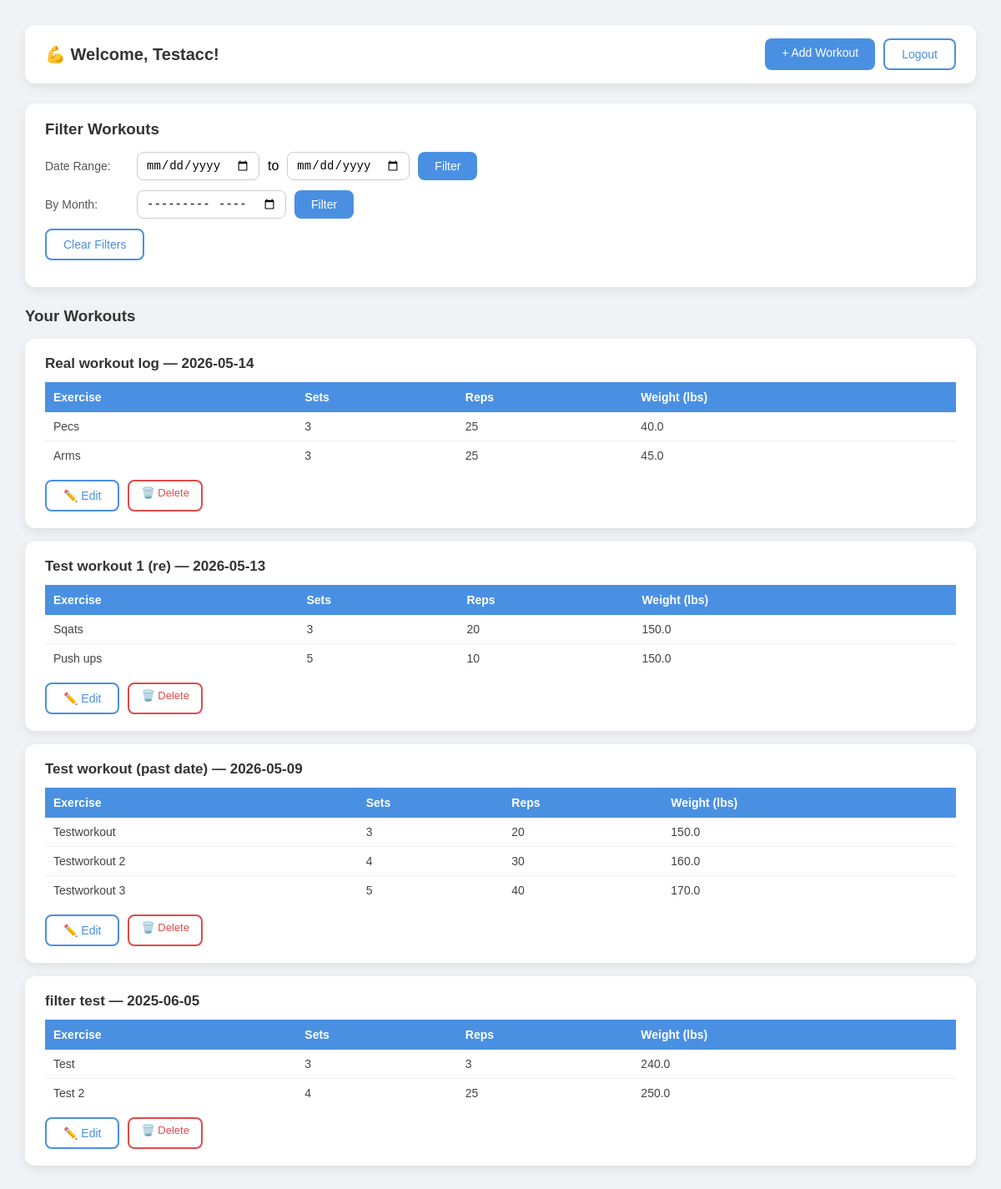
The app's page /dashboard (signed in) with its own data.
### models.py (models this page shows)
class User(UserMixin, db.Model):
    id = db.Column(db.Integer, primary_key=True)
    username = db.Column(db.String(100), unique=True, nullable=False)
    password = db.Column(db.String(200), nullable=False)
    workouts = db.relationship('Workout', backref='user', lazy=True)

class Workout(db.Model):
    id = db.Column(db.Integer, primary_key=True)
    name = db.Column(db.String(100), nullable=False)  # example "Leg Day" lol
    date = db.Column(db.String(50), nullable=False)
    user_id = db.Column(db.Integer, db.ForeignKey('user.id'), nullable=False)
    exercises = db.relationship('Exercise', backref='workout', lazy=True)

class Exercise(db.Model):
    id = db.Column(db.Integer, primary_key=True)
    name = db.Column(db.String(100), nullable=False)  # example. "squats"
    sets = db.Column(db.Integer, nullable=False)
    reps = db.Column(db.Integer, nullable=False)
    weight = db.Column(db.Float, nullable=True)       # field should be optional.
    workout_id = db.Column(db.Integer, db.ForeignKey('workout.id'), nullable=False)

### app.py (the view)
@app.route("/dashboard")
@login_required
def dashboard():
    workouts = Workout.query.filter_by(user_id=current_user.id)
    start_date = request.args.get("start_date")
    end_date = request.args.get("end_date")
    month = request.args.get("month")
    if start_date and end_date:
        workouts = workouts.filter(Workout.date >= start_date, Workout.date <= end_date)
    elif month:
        workouts = workouts.filter(Workout.date.like(f"{month}%"))
    workouts = workouts.order_by(Workout.date.desc()).all()
    return render_template("dashboard.html", workouts=workouts, today=date.today())

### app.py (called while the page is built)
@login_manager.user_loader
def load_user(user_id):
    return User.query.get(int(user_id))

### templates/dashboard.html (shortened to what this page needs)
<!DOCTYPE html>
<html>
<head>
    <link rel="stylesheet" href="{{ url_for('static', filename='styles.css') }}">
</head>
<body>
    <div class="top-bar">
        <h2>💪 Welcome, {{ current_user.username }}!</h2>
        <div class="top-bar-buttons">
            <a href="{{ url_for('add_workout') }}" class="btn-primary">+ Add Workout</a>
            <a href="{{ url_for('logout') }}" class="btn-secondary">Logout</a>
        </div>
    </div>
    <div class="filter-card">
        <h3>Filter Workouts</h3>
        <form method="GET" action="{{ url_for('dashboard') }}">
            <div class="filter-row">
                <label>Date Range:</label>
                <input type="date" name="start_date"> to
                <input type="date" name="end_date">
                <button type="submit" class="btn-primary">Filter</button>
            </div>
            <div class="filter-row">
                <label>By Month:</label>
                <input type="month" name="month">
                <button type="submit" class="btn-primary">Filter</button>
            </div>
            <div class="filter-row">
                <a href="{{ url_for('dashboard') }}" class="btn-secondary">Clear Filters</a>
            </div>
        </form>
    </div>
    <h3 style="color: #333; margin-bottom: 16px;">Your Workouts</h3>
    {% if workouts %}
        {% for workout in workouts %}
            <div class="workout-card">
                <h4>{{ workout.name }} — {{ workout.date }}</h4>
                <table>
                    <tr>
                        <th>Exercise</th>
                        <th>Sets</th>
                        <th>Reps</th>
                        <th>Weight (lbs)</th>
                    </tr>
                    {% for ex in workout.exercises %}
                    <tr>
                        <td>{{ ex.name }}</td>
                        <td>{{ ex.sets }}</td>
                        <td>{{ ex.reps }}</td>
                        <td>{{ ex.weight if ex.weight else '—' }}</td>
                    </tr>
                    {% endfor %}
                </table>
                <div class="card-actions">
                    <a href="{{ url_for('edit_workout', workout_id=workout.id) }}" class="btn-secondary">✏️ Edit</a>
                    <a href="{{ url_for('delete_workout', workout_id=workout.id) }}" class="btn-danger" onclick="return confirm('Are you sure you want to delete this workout? This cannot be undone!')">🗑️ Delete</a>
                </div>
            </div>
        {% endfor %}
    {% else %}
        <p class="no-workouts">No workouts yet. You should totally add one!</p>
    {% endif %}
</body>
</html>

### templates/dashboard.html (style rules this page uses)
* { margin: 0; padding: 0; box-sizing: border-box; }
body { font-family: Arial, sans-serif; background-color: #f0f2f5; padding: 30px; }
.top-bar { display: flex; justify-content: space-between; align-items: center; background-color: white; padding: 16px 24px; border-radius: 12px; box-shadow: 0 4px 12px rgba(0,0,0,0.08); margin-bottom: 24px; }
.top-bar h2 { color: #333; font-size: 20px; }
.top-bar-buttons { display: flex; gap: 10px; }
.btn-primary { padding: 9px 20px; background-color: #4a90e2; color: white; border: none; border-radius: 8px; font-size: 14px; cursor: pointer; text-decoration: none; }
.btn-secondary { padding: 9px 20px; background-color: white; color: #4a90e2; border: 2px solid #4a90e2; border-radius: 8px; font-size: 14px; cursor: pointer; text-decoration: none; }
.btn-danger { padding: 6px 14px; background-color: white; color: #e24a4a; border: 2px solid #e24a4a; border-radius: 8px; font-size: 13px; cursor: pointer; text-decoration: none; }
.filter-card { background-color: white; padding: 20px 24px; border-radius: 12px; box-shadow: 0 4px 12px rgba(0,0,0,0.08); margin-bottom: 24px; }
.filter-card h3 { color: #333; margin-bottom: 16px; }
.filter-row { display: flex; align-items: center; gap: 10px; margin-bottom: 12px; flex-wrap: wrap; }
.filter-row label { font-size: 14px; color: #555; min-width: 100px; }
input[type="date"], input[type="month"] { padding: 7px 10px; border: 1px solid #ccc; border-radius: 8px; font-size: 14px; }
.workout-card { background-color: white; padding: 20px 24px; border-radius: 12px; box-shadow: 0 4px 12px rgba(0,0,0,0.08); margin-bottom: 16px; }
.workout-card h4 { color: #333; font-size: 17px; margin-bottom: 12px; }
table { width: 100%; border-collapse: collapse; margin-bottom: 12px; }
th { background-color: #4a90e2; color: white; padding: 10px; text-align: left; font-size: 14px; }
td { padding: 9px 10px; border-bottom: 1px solid #eee; font-size: 14px; color: #444; }
tr:last-child td { border-bottom: none; }
.card-actions { display: flex; gap: 10px; margin-top: 12px; }
a { text-decoration: none; }

### records on screen
User: username "Testacc"
Workout: name "Real workout log", date "2026-05-14"
Exercise: name "Pecs", sets "3", reps "25", weight "40.0"
Exercise: name "Arms", sets "3", reps "25", weight "45.0"
Workout: name "Test workout 1 (re)", date "2026-05-13"
Exercise: name "Sqats", sets "3", reps "20", weight "150.0"
Exercise: name "Push ups", sets "5", reps "10", weight "150.0"
Workout: name "Test workout (past date)", date "2026-05-09"
Exercise: name "Testworkout", sets "3", reps "20", weight "150.0"
Exercise: name "Testworkout 2", sets "4", reps "30", weight "160.0"
Exercise: name "Testworkout 3", sets "5", reps "40", weight "170.0"
Workout: name "filter test", date "2025-06-05"
Exercise: name "Test", sets "3", reps "3", weight "240.0"
Exercise: name "Test 2", sets "4", reps "25", weight "250.0"
